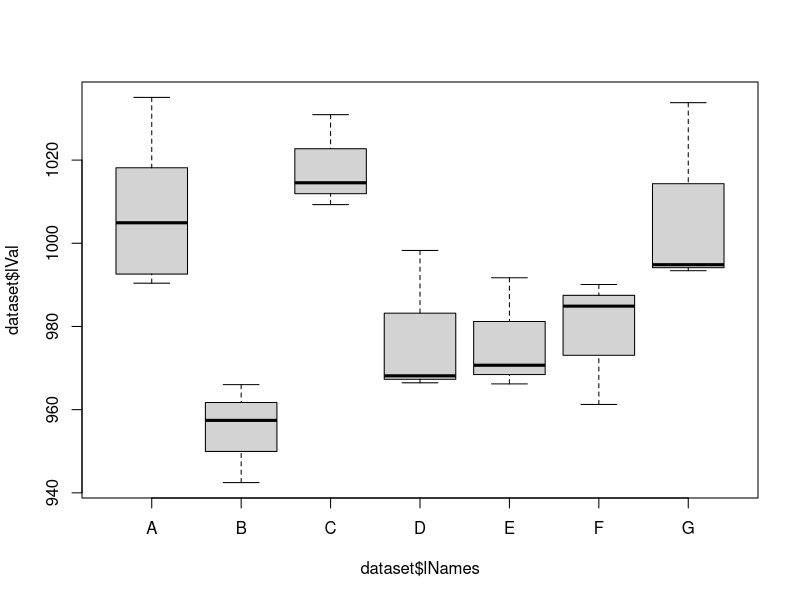

Generate this figure with R:

target <- 1000
sdr <- 20
delta <- 20

targetlist <- rnorm(8, target, delta)

data1 <- list(A = rnorm(7, targetlist[1], sdr), 
              B = rnorm(3, targetlist[2], sdr),
              C = rnorm(3, targetlist[3], sdr),
              D = rnorm(3, targetlist[4], sdr),
              E = rnorm(3, targetlist[5], sdr),
              F = rnorm(3, targetlist[6], sdr),
              G = rnorm(3, targetlist[7], sdr),
              H = rnorm(0, targetlist[8], sdr))


dataset <- data.frame(
      lNames = rep(names(data1), lapply(data1, length)),
      lVal = unlist(data1))

boxplot(dataset$lVal~dataset$lNames)

# Run ANOVA
anova1 <- aov(lVal ~ lNames, data = dataset)

#Review results
summary(anova1)

#Check for significant differences
TukeyHSD(anova1)

#Repeatability & Interim Precision
mean.sqr <- summary(anova1)[1][[1]][[3]]
ncount <- as.numeric(length(anova1$effects))/as.numeric(length(anova1$coefficients))
sdr <- sqrt(mean.sqr[2])
interim <- sqrt((mean.sqr[1]-mean.sqr[2])/ncount)
sdR <- sqrt(sdr^2 + interim^2)
sdr
sdR
